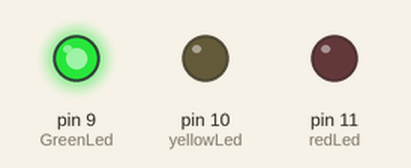
This sketch was run on a simulated Arduino Uno, built with avr-gcc and run on an emulated ATmega328P. On the bench: output pins drawn as LEDs (lit = HIGH).

Above: at 2.5 s.
At 6.0 s:
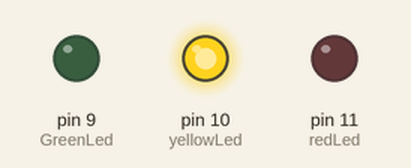
At 9.5 s:
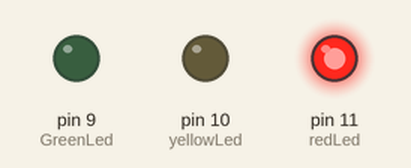
Timing chart, 0 to 15.6 s (numbered marks = the images above):
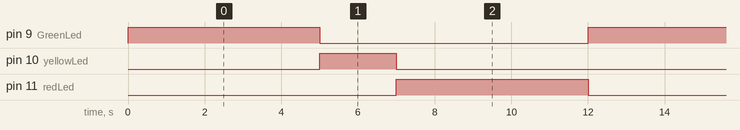

The sketch:

sketch.ino
```cpp
//Define LED pins
const int redLed = 11;
const int yellowLed = 10;
const int GreenLed =9;

void setup() {
  // Set all LED pins as outputs
  pinMode(redLed, OUTPUT);
  pinMode(yellowLed, OUTPUT);
  pinMode(GreenLed, OUTPUT);

}

void loop() {
  //Green light for 5 secomnds
  digitalWrite(GreenLed, HIGH);
  delay(5000);
  digitalWrite(GreenLed, LOW);

  //Yellow light for 2 seconds
  digitalWrite(yellowLed, HIGH);
  delay(2000);
   digitalWrite(yellowLed, LOW);

 //Yellow light for 5 seconds
  digitalWrite(redLed, HIGH);
  delay(5000);
   digitalWrite(redLed, LOW);

}
```

Measured:
- by itself, pin 9 (GreenLed), pin 11 (redLed): alternates HIGH for 5.0 s and LOW for 7.0 s
- by itself, pin 10 (yellowLed): alternates HIGH for 2.0 s and LOW for 10.0 s
- by itself, everything shown: repeats every 12.0 s, in 4 steps
